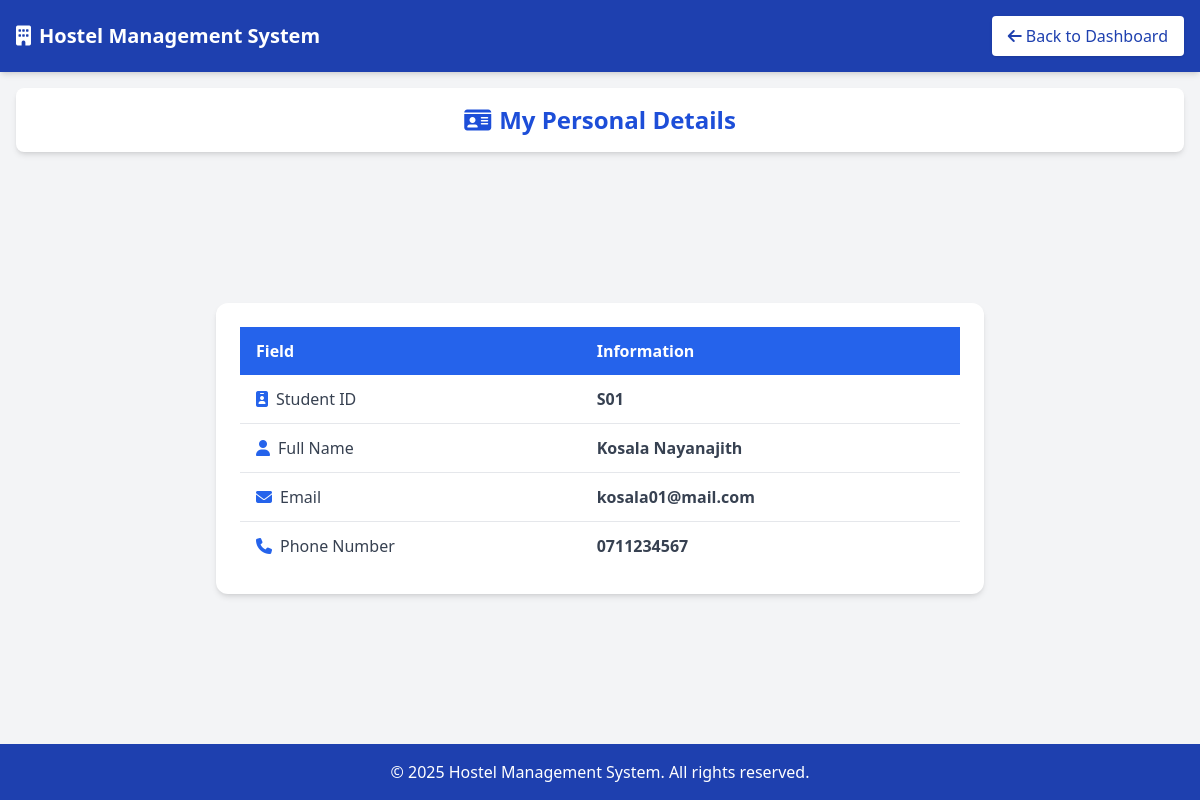
/view_my_details.php (signed in), run on the app's committed database.
### tables this page shows
CREATE TABLE `user` (
  `ID` varchar(10) NOT NULL,
  `name` varchar(100) DEFAULT NULL,
  `email` varchar(100) DEFAULT NULL,
  `phonenumber` varchar(15) DEFAULT NULL,
  `password` varchar(255) DEFAULT NULL,
  `role` varchar(20) NOT NULL
);

### view_my_details.php (the view, shortened to what this page needs)
<?php
require_once 'db_connect.php';
$currentEmail = $_SESSION['email'];
$stmt = $conn->prepare("SELECT id, name, email, phonenumber FROM user WHERE email = ?");
$stmt->bind_param("s", $currentEmail);
$stmt->execute();
$result = $stmt->get_result();
$user = $result->fetch_assoc();
?>
<!DOCTYPE html>
<html lang="en" class="h-full">
<head>
    <script src="https://cdn.tailwindcss.com"></script>
    <link rel="stylesheet" href="https://cdnjs.cloudflare.com/ajax/libs/font-awesome/6.4.0/css/all.min.css">
</head>
<body class="bg-gray-100 flex flex-col min-h-screen">
    <header class="bg-blue-800 text-white p-4 shadow-md flex items-center justify-between">
        <h1 class="text-xl font-bold flex items-center gap-2">
            <i class="fas fa-building"></i>
            Hostel Management System
        </h1>
        <a href="student_dashboard.php" class="bg-white text-blue-800 px-4 py-2 rounded shadow hover:bg-gray-100 transition">
            <i class="fas fa-arrow-left mr-1"></i>Back to Dashboard
        </a>
    </header>
    <div class="bg-white shadow-md py-4 px-6 text-center mt-4 mx-4 rounded-lg">
        <h2 class="text-xl md:text-2xl font-semibold text-blue-700 flex items-center justify-center gap-2">
            <i class="fas fa-id-card"></i> My Personal Details
        </h2>
    </div>
    <main class="flex-grow flex items-center justify-center py-10">
        <div class="w-full max-w-3xl bg-white p-6 rounded-xl shadow-md overflow-x-auto">
            <table class="w-full table-auto text-left border-collapse">
                <thead>
                    <tr class="bg-blue-600 text-white">
                        <th class="px-4 py-3">Field</th>
                        <th class="px-4 py-3">Information</th>
                    </tr>
                </thead>
                <tbody class="text-gray-700">
                    <tr class="border-b">
                        <td class="px-4 py-3 font-medium"><i class="fas fa-id-badge mr-2 text-blue-600"></i>Student ID</td>
                        <td class="px-4 py-3 font-semibold"><?php echo htmlspecialchars($user['id']); ?></td>
                    </tr>
                    <tr class="border-b">
                        <td class="px-4 py-3 font-medium"><i class="fas fa-user mr-2 text-blue-600"></i>Full Name</td>
                        <td class="px-4 py-3 font-semibold"><?php echo htmlspecialchars($user['name']); ?></td>
                    </tr>
                    <tr class="border-b">
                        <td class="px-4 py-3 font-medium"><i class="fas fa-envelope mr-2 text-blue-600"></i>Email</td>
                        <td class="px-4 py-3 font-semibold"><?php echo htmlspecialchars($user['email']); ?></td>
                    </tr>
                    <tr>
                        <td class="px-4 py-3 font-medium"><i class="fas fa-phone mr-2 text-blue-600"></i>Phone Number</td>
                        <td class="px-4 py-3 font-semibold"><?php echo htmlspecialchars($user['phonenumber']); ?></td>
                    </tr>
                </tbody>
            </table>
        </div>
    </main>
    <footer class="bg-blue-800 text-white text-center py-4">
        <p>&copy; <?php echo date("Y"); ?> Hostel Management System. All rights reserved.</p>
    </footer>
</body>
</html>

### data on the page
user: ID "S01", name "Kosala Nayanajith", email "kosala01@mail.com", phonenumber "0711234567"
